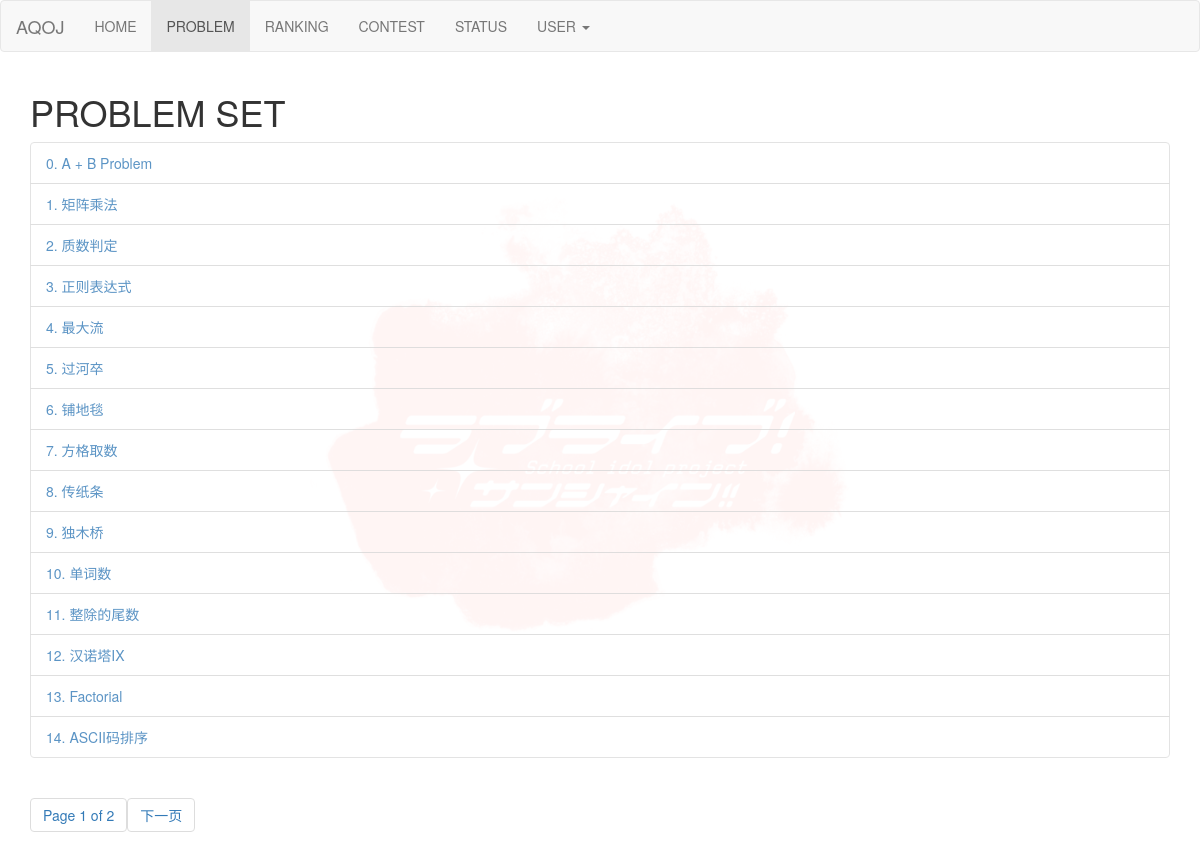
The page /ProblemSet/ on the database its author committed.
### judger/models.py (models this page shows, shortened)
class Problem(models.Model):
    problem_id = models.IntegerField()
    title = models.CharField(max_length=256)
    time_limit_ms = models.IntegerField()
    memory_limit_kb = models.IntegerField()
    description = models.TextField()
    input_format = models.TextField()
    output_format = models.TextField()
    sample_input = models.TextField()
    sample_output = models.TextField()
    range_and_hint = models.TextField()
    create_time = models.DateTimeField(auto_now_add=True)
    is_private = models.BooleanField(default=False)
    class Meta:
        ordering = ["-create_time"]
        verbose_name = "题目"
        verbose_name_plural = "题目"

### judger/views.py (the view)
# urls.py: re_path(r'^ProblemSet/', views.problem_set),
def problem_set(request):
    prob_ls = Problem.objects.order_by('problem_id')
    paginator = Paginator(prob_ls, 15)
    if request.method == "GET":
        page = request.GET.get('page')
        try:
            probs = paginator.page(page)
        except PageNotAnInteger:
            probs = paginator.page(1)
        except InvalidPage:
            return render(request, 'ProblemSetError.html')
    context = {'problem_list': probs}
    return render(request, 'ProblemSet.html', context)

### templates/ProblemSet.html (shortened to what this page needs)
{% extends "base.html" %}
{% load staticfiles %}
{% block container %}
<div class="row">
    <div class="col-sm-12">
        <h1>PROBLEM SET</h1>
        <ul class="list-group">
            {% for problem in problem_list %}
                {% if not problem.is_private %}
                    <li class="list-group-item" style="opacity: 0.8"><a href="/Problem/{{ problem.problem_id }}">{{ problem.problem_id }}. {{ problem.title }}</a></li>
                {% endif %}
            {% endfor %}
        </ul>
    </div>
    <div class="col-sm-6">
        <ul class="pagination">
            <li class="step-links">
            <span class="current">
                Page {{ problem_list.number }} of {{ problem_list.paginator.num_pages }}</span>
            {% if problem_list.has_next %}
                <a class="active" href="?page={{ problem_list.next_page_number }}">下一页</a>
            {% endif %}
            </li>
        </ul>
    </div>
</div>
{% endblock %}

### static/judger/css/base.css (style rules this page uses)
.bg { background: url("/static/Love-Live-Sunshine-logo-simple-Love-Live-1334089.jpg"); background-position: center 0; background-repeat: no-repeat; background-attachment: fixed; background-size: cover; -webkit-background-size: cover; -o-background-size: cover; -moz-background-size: cover; -ms-background-size: cover; }

### rows shown on the page
Problem: problem_id "0", title "A + B Problem"
Problem: problem_id "1", title "矩阵乘法"
Problem: problem_id "2", title "质数判定"
Problem: problem_id "3", title "正则表达式"
Problem: problem_id "4", title "最大流"
Problem: problem_id "5", title "过河卒"
Problem: problem_id "6", title "铺地毯"
Problem: problem_id "7", title "方格取数"
Problem: problem_id "8", title "传纸条"
Problem: problem_id "9", title "独木桥"
Problem: problem_id "10", title "单词数"
Problem: problem_id "11", title "整除的尾数"
Problem: problem_id "12", title "汉诺塔IX"
Problem: problem_id "13", title "Factorial"
Problem: problem_id "14", title "ASCII码排序"

### other values the page prints
{{ problem_list.number }} "1"
{{ problem_list.paginator.num_pages }} "2"
